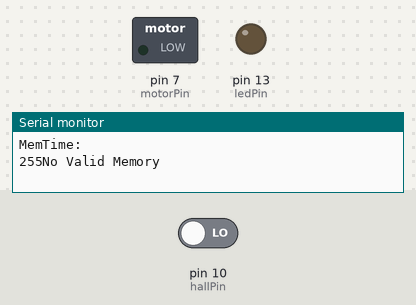
Bench run of a sketch on a simulated Arduino Uno, built with avr-gcc and run on an emulated ATmega328P. Parts: switched loads named in the sketch (green lamp = pin HIGH), output pins drawn as LEDs (lit = HIGH), the last lines printed to the serial monitor. Inputs (shaded band) come from the test bench; at power-on: pin 10 (hallPin) LOW. EEPROM starts erased.

Above: at 0.1 s.
At 60.1 s:
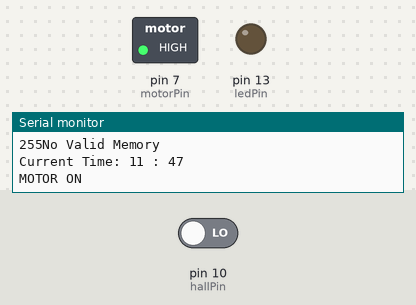
Timing chart, 0 to 61.6 s (numbered marks = the images above):
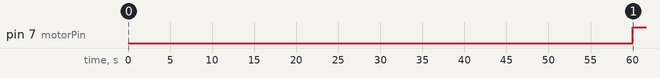

Measured:
- by itself, pin 7 (motorPin): LOW → HIGH at 60.0 s

The sketch:

Bricklin_Radio_HallEffect.ino
```cpp
#include <HID.h>
#include <EEPROM.h>

/* Bricklin Radio Testing

 Turns on and off a light emitting diode (LED) connected to a digital
 pin, without using the delay() function.  This means that other code
 can run at the same time without being interrupted by the LED code.

 The circuit:
 * LED attached from pin 13 to ground.
 * Motor Is High Side 12 V Base To Ard PIN 7
 * ADC Not Used
 *

 */

// constants won't change. Used here to set a pin number :
const int ledPin =  13;      // the number of the LED pin
const int motorPin = 7;     // Pin Connected To Base Of Transistor
const int hallPin = 10;      // Connect To ADC from Feedback Resistor


// Variables will change :
int ledState = LOW;             // ledState used to set the LED


// Generally, you should use "unsigned long" for variables that hold time
// The value will quickly become too large for an int to store
unsigned long previousMillis = 0;        // will store last time LED was updated

// constants won't change :
const long interval = 60000;           // interval at which to blink (milliseconds)
                                       // 60000 = to One Minute

static long currentTime = 350;
static int currentTimeMM = 46;
static int currentTimeH = 11;

void setup()
{
  // set the digital pin as output:
  pinMode(ledPin, OUTPUT);
  pinMode(motorPin, OUTPUT);
  pinMode(hallPin, INPUT);
  digitalWrite(motorPin, LOW);
  Serial.begin(9600);                 // Open Serial Port
  while (!Serial) ;

  // Set to Known Condition Input 0
  while(digitalRead(hallPin) == HIGH)
    {
      digitalWrite(motorPin, HIGH);
    }
  digitalWrite(motorPin, LOW);

  int mem_status = EEPROM.read(1);
  Serial.println("MemTime: ");
  Serial.print(mem_status);

  if (mem_status == 88)
     {
      Serial.print("Valid Memory Found ");
      int mem_HH = EEPROM.read(2);
      int mem_MM = EEPROM.read(3);
      char curtime[10];
      sprintf(curtime, "%2d : %02d",mem_HH,mem_MM);      // Allows For Leading Zero In Minutes
      Serial.print("Memory Time: ");
      Serial.println(curtime);
     }
    else
    {
      Serial.println("No Valid Memory");
    }
}

void store_time(int set, int hour, int mins)
{
  EEPROM.write(1, set);          // 88 = Key Code For Memory Stored
  EEPROM.write(2, hour);
  EEPROM.write(3, mins);
}

void clear_memory()
{
  EEPROM.write(1, 0);          // 88 = Key Code For Memory Stored
  EEPROM.write(2, 0);
  EEPROM.write(3, 0);
}

void advancemin()
{
  digitalWrite(motorPin, HIGH);
  Serial.println("MOTOR ON");
  //delay(500);                    //  Delay The First Read To Move Magnet
 while (digitalRead(hallPin) == LOW)
  {
    //printf ("moving low");
    //delay(10);
  }
 Serial.println("Stage One Of Two");

 while (digitalRead(hallPin) == HIGH)
 {
    //printf( "moving high");
    //delay(10);
 }
  Serial.println("Stage Two Of Two Complete");
  digitalWrite(motorPin, LOW);
  Serial.println("MOTOR OFF");
}

void settime()
{


  if (currentTimeMM <= 59)
    {
      currentTimeMM++;
    }
  if (currentTimeMM == 60)
  {
    currentTimeMM = 00;         // Turn Over The Hour Roll Back The Minutes
    currentTimeH ++;
     if (currentTimeH == 13)
    {
      currentTimeH = 1;         // Set For 12 Hour Clock
    }
  }
    char curtime[10];
    sprintf(curtime, "%2d : %02d",currentTimeH,currentTimeMM);      // Allows For Leading Zero In Minutes

    Serial.print("Current Time: ");
    Serial.println(curtime);

    store_time(88,currentTimeH,currentTimeMM);                    // Store New Time In Memory

    }

void loop()
{


//  motorPin = LOW;
  // here is where you'd put code that needs to be running all the time.

  // check to see if it's time to blink the LED; that is, if the
  // difference between the current time and last time you blinked
  // the LED is bigger than the interval at which you want to
  // blink the LED.

  //Serial.println(currentTime);
  unsigned long currentMillis = millis();

  if (currentMillis - previousMillis >= interval)
{
    // save the last time you blinked the LED
    previousMillis = currentMillis;

    // if the LED is off turn it on and vice-versa:
    if (ledState == LOW)
    {
      ledState = HIGH;
    } else
    {
      ledState = LOW;
    }
    settime();
    advancemin();
    // set the LED with the ledState of the variable:
    digitalWrite(ledPin, ledState);
  }


}
```
